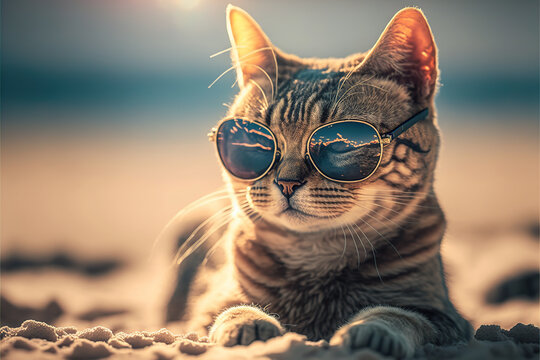
#> input picture Input/cat2.jpg, 540 x 360 px, found by its file name
$ python 24.sharp_img_lapmask_unsharpmask.py
#> lines starting #> are read from the running program, lines starting #| are printed output that depends on the picture
# Perform Sharpening of Image using unsharp masking.

import cv2
import numpy as np
img = cv2.imread("D:\Workspace (VS Code)\College\Slot-B-Computer Vision\Input\cat2.jpg")
#> img is the input picture: shape (360, 540, 3); mean B, G, R 109.6, 126.7, 142.2
# gray = cv2.cvtColor(img, cv2.COLOR_BGR2GRAY)
laplacian_kernel = np.array([[0, 1, 0],
 [1, -4, 1],
 [0, 1, 0]])
laplacian = cv2.filter2D(img, -1, laplacian_kernel)
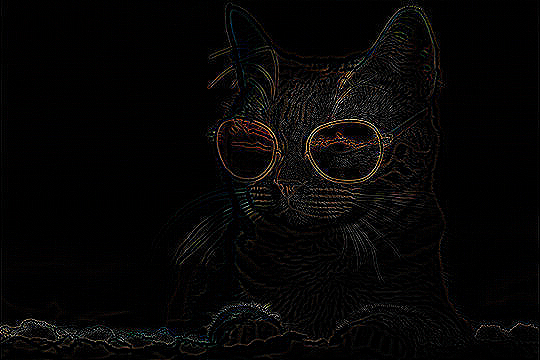
#> laplacian: shape (360, 540, 3); mean B, G, R 5.7, 6, 6.8
sharpened = cv2.add(img, laplacian)
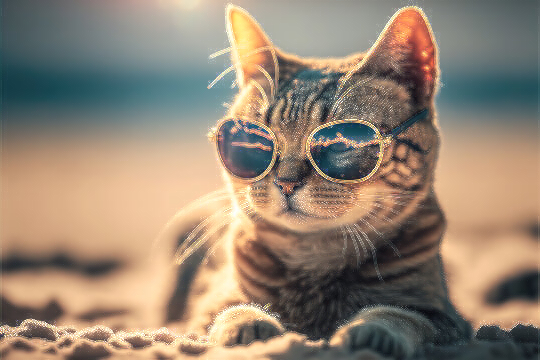
#> sharpened: shape (360, 540, 3); mean B, G, R 115.4, 132.6, 148.8
cv2.imshow('Original Image', img)
cv2.imshow('Sharpened Image', sharpened)
cv2.waitKey(0)
cv2.destroyAllWindows()

$ run again, with Input/cat.jpg copied over Input/cat2.jpg
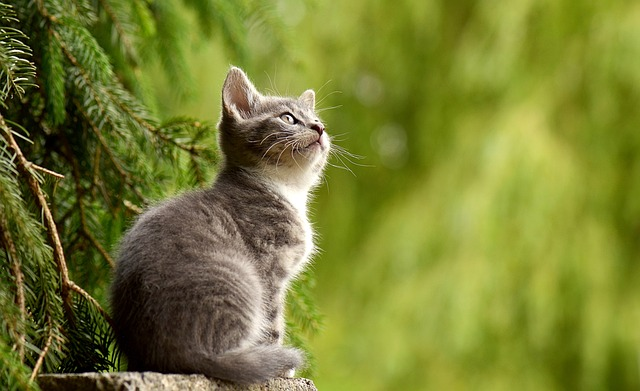
#> input picture Input/cat.jpg, 640 x 391 px, found by its file name
#> img is the input picture: shape (391, 640, 3); mean B, G, R 49.8, 125.8, 119.1
#> `laplacian = cv2.filter2D(img, -1, laplacian_kernel)`:
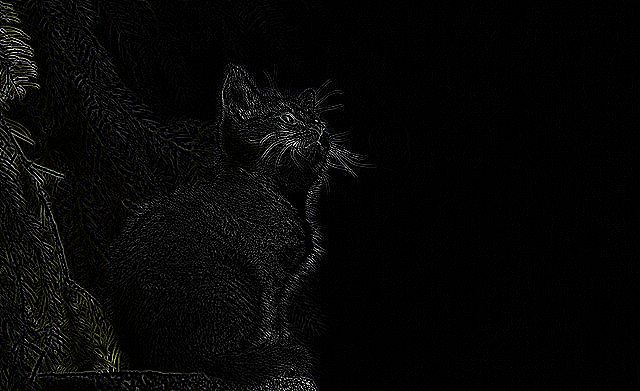
#> laplacian: shape (391, 640, 3); mean B, G, R 7.1, 7.4, 7.4
#> `sharpened = cv2.add(img, laplacian)`:
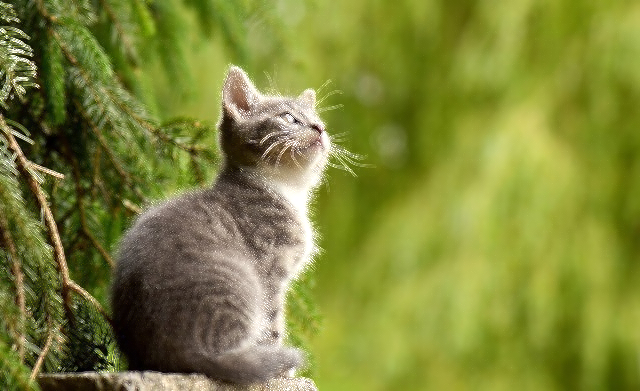
#> sharpened: shape (391, 640, 3); mean B, G, R 56.8, 133, 126.3
